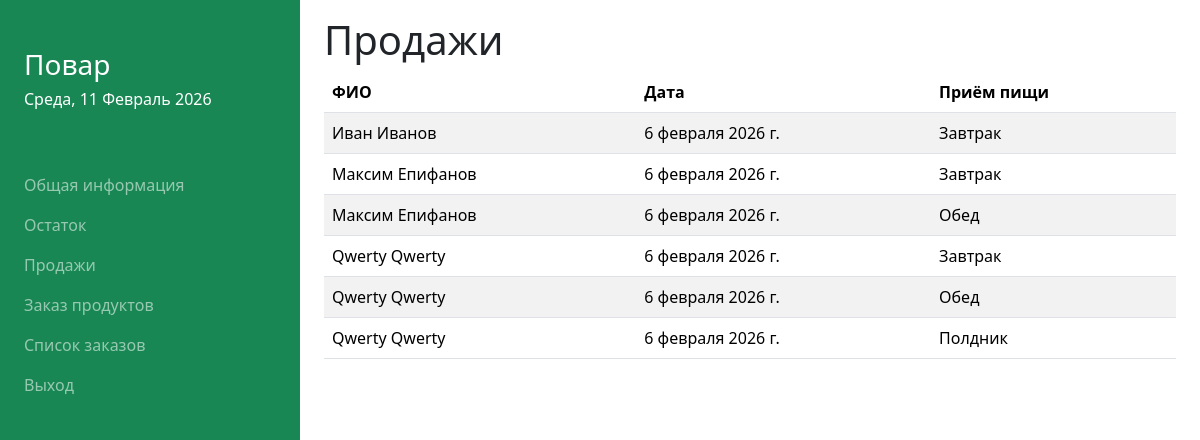
Page /chef/orders/ (signed in) on the committed database.
### menu/models.py (models this page shows, shortened)
class Order(models.Model):
    user_id = models.ForeignKey(User, on_delete=models.CASCADE)
    date = models.DateField(auto_now=True)
    meal_type = models.CharField(default=False, choices=MEAL_CHOICES)

### chef/views.py (the view)
# urls.py: path('orders/', views.orders),
@login_required(login_url='/login/')
def orders(request):
    data["title"] = links['orders'].get('name')
    orders = Order.objects.all()
    data['orders'] = orders
    return render(request, 'chef_orders.html', data)

### chef/templates/chef_orders.html
{% extends 'chef.html' %}
{% block content %}
<table class="table table-hover table-striped">
        <thead>
          <tr>
            <th>ФИО</th>
            <th>Дата</th>
            <th>Приём пищи</th>
          </tr>
        </thead>
    {% for o in orders %}
        <tr>
            <td>{{ o.user_id.first_name }} {{ o.user_id.last_name }}</td>
            <td>{{ o.date }}</td>
            <td>
                {% if o.meal_type == 'breakfast' %}
                    Завтрак
                {% elif o.meal_type == 'dinner' %}
                    Обед
                {% elif o.meal_type == 'snack' %}
                    Полдник
                {% endif %}
            </td>
        </tr>
    {% endfor %}
    </table>
{% endblock %}

### rows in the picture
Order: user_id.first_name "Иван", user_id.last_name "Иванов", date "6 февраля 2026 г.", meal_type "Завтрак"
Order: user_id.first_name "Максим", user_id.last_name "Епифанов", date "6 февраля 2026 г.", meal_type "Завтрак"
Order: user_id.first_name "Максим", user_id.last_name "Епифанов", date "6 февраля 2026 г.", meal_type "Обед"
Order: user_id.first_name "Qwerty", user_id.last_name "Qwerty", date "6 февраля 2026 г.", meal_type "Завтрак"
Order: user_id.first_name "Qwerty", user_id.last_name "Qwerty", date "6 февраля 2026 г.", meal_type "Обед"
Order: user_id.first_name "Qwerty", user_id.last_name "Qwerty", date "6 февраля 2026 г.", meal_type "Полдник"

### other values in the picture
{{ welcome }} "Повар"
{{ current_date|date:"l, j F Y" }} "Среда, 11 Февраль 2026"
{{ value.name }} "Общая информация" "Остаток" "Продажи" "Заказ продуктов" "Список заказов" "Выход"
{{ title }} "Продажи"
